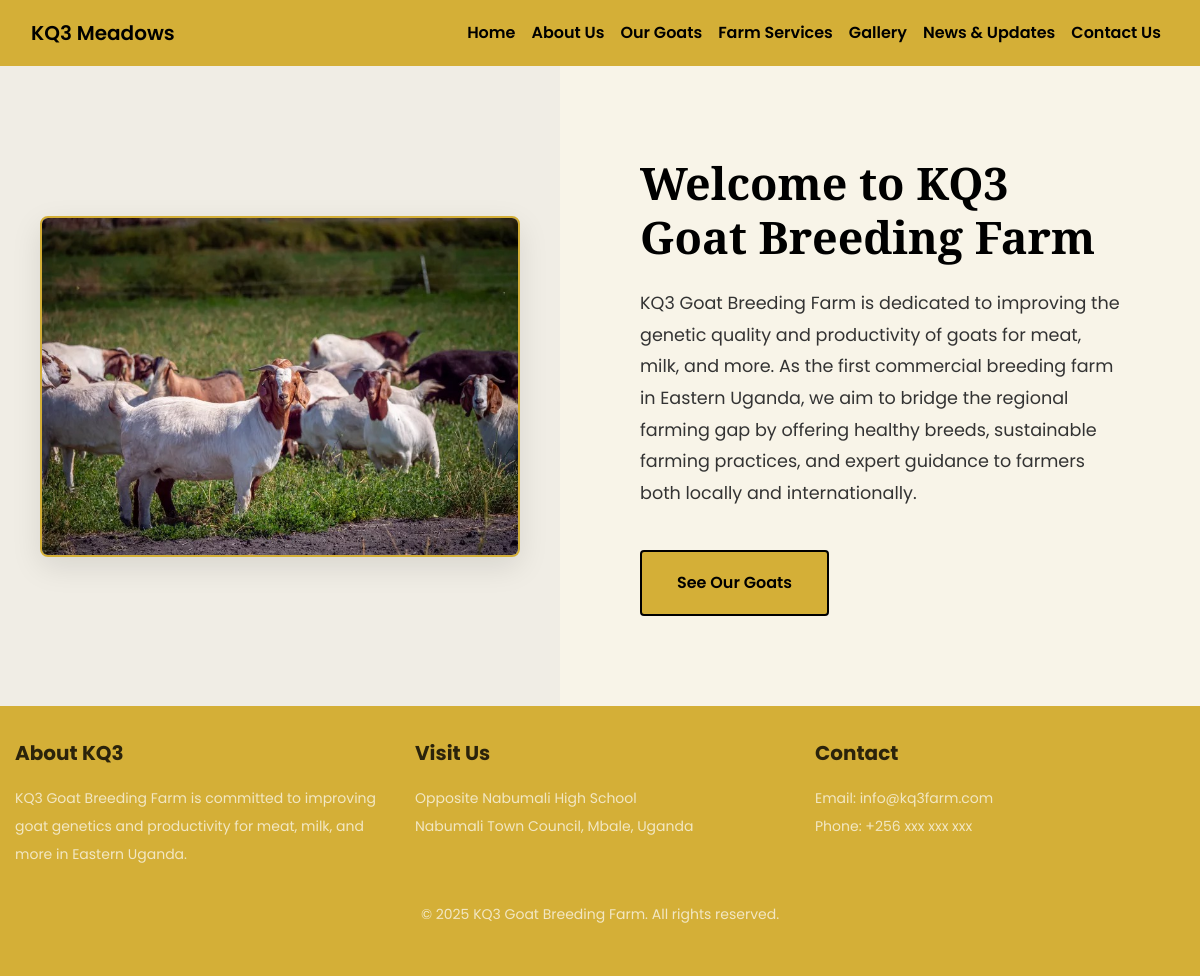
Before: / with the older database file.
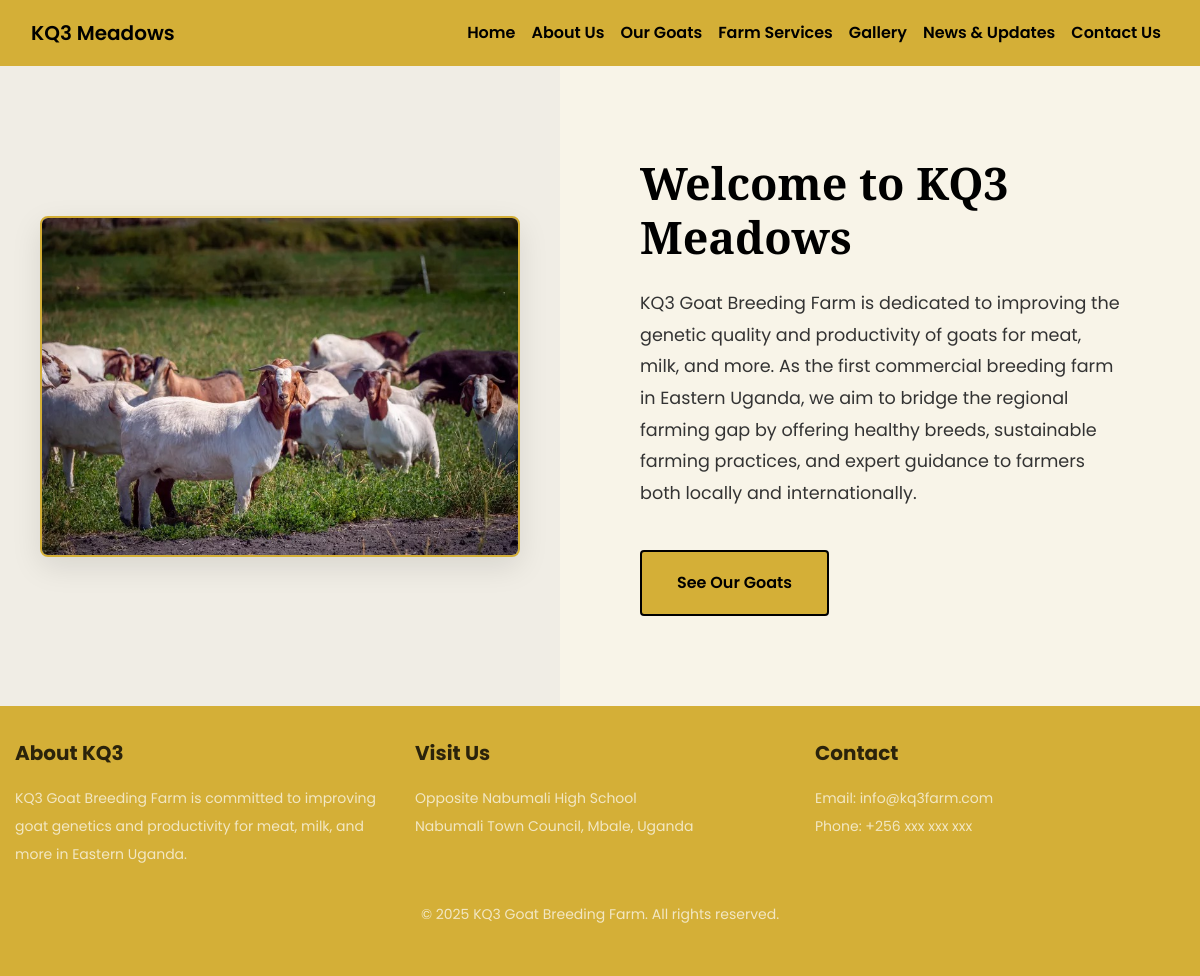
After: the same page with the newer database file.
### breedingfarm/models.py (models this page shows, shortened)
class Homepage(models.Model):
    heading = models.CharField(max_length=255)
    description = models.TextField()
    background_image1 = models.ImageField(upload_to='homepage/', default='homepage.jpg')

### breedingfarm/views.py (the view)
# urls.py: path('', views.homepage, name='homepage'),
def homepage(request):
    homepage = Homepage.objects.first()
    return render(request, 'breedingfarm/homepage.html', {'homepage': homepage, 'nav': 'homepage'})

### breedingfarm/templates/breedingfarm/homepage.html (shortened to what this page needs)
{% extends 'breedingfarm/common.html' %}
{% load static %}
{% block body %}
{% if homepage %}
<section class="hero-container">
  <div class="hero-image">
    <img src="{{ homepage.background_image1.url }}" alt="KQ3 Goat Breeding Farm">
  </div>
  <div class="hero-text">
    <div class="hero-text-inner">
      <h1 class="hero-title">{{ homepage.heading }}</h1>
      <p class="hero-description">{{ homepage.description }}</p>
      <a href="{% url 'breeds' %}" class="hero-btn">See Our Goats</a>
    </div>
  </div>
</section>
{% else %}
<p style="text-align:center; color:red; padding: 2rem; font-family: 'Poppins', sans-serif;">❌ Homepage content not found.</p>
{% endif %}
{% endblock %}

Changed rows visible on the page:
changed Homepage: heading "Welcome to KQ3 Goat Breeding Farm" → "Welcome to KQ3 Meadows"
